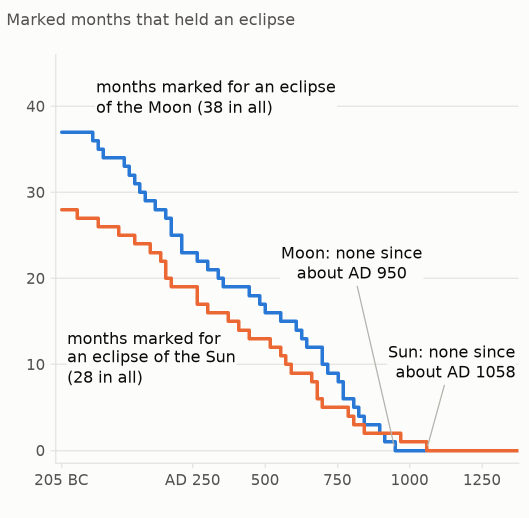
#> input picture yonder/antikythera/img/dial-kept-phone.png, 1058 x 1035 px, found by its file name (shown at 1/2 size); its folder holds 4 pictures in this run
$ python crops.py
#> lines starting #> are read from the running program, lines starting #| are printed output that depends on the picture
"""Enlarged crops of the places I want to look at closely (full-size pixels, then enlarged). Reads only."""
import os
from PIL import Image
src = '/home/agent3/site/build/img'
os.makedirs('crops', exist_ok=True)
def crop(n, box, tag, zoom=2):
#> called with n = 'dial-kept-phone', box = (640, 440, 1058, 960), tag = 'zeros', zoom = 2
    im = Image.open(f'{src}/{n}.png').convert('RGB').crop(box)
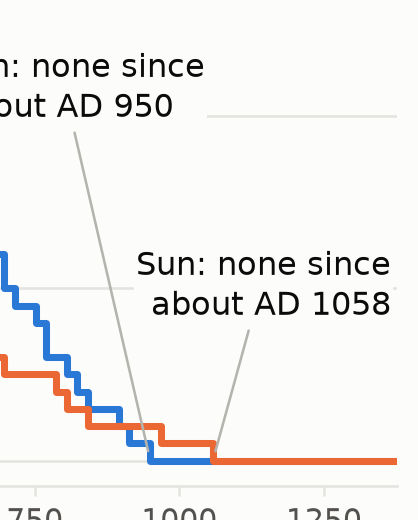
#> im: PIL image 418x520 RGB; mean R, G, B 241.6, 240.5, 239.8
    im = im.resize((im.width * zoom, im.height * zoom), Image.LANCZOS)
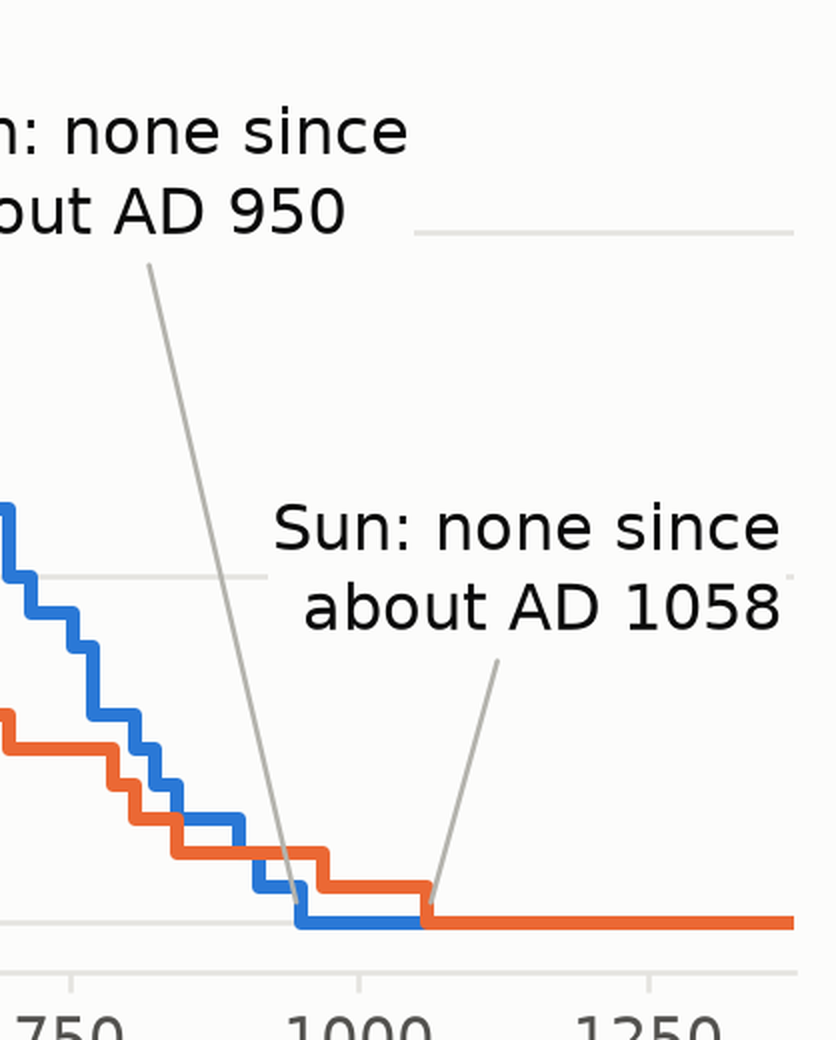
#> im: PIL image 836x1040 RGB; mean R, G, B 241.5, 240.4, 239.7
    im.save(f'crops/{n}-{tag}.png'); print(n, tag, im.size)
#| dial-kept-phone zeros (836, 1040)
crop('dial-kept-phone', (640, 440, 1058, 960), 'zeros', 2)
crop('dial-kept-phone', (0, 0, 720, 300), 'topleft', 2)
#> call 2 of crop, with n = 'dial-kept-phone', box = (0, 0, 720, 300), tag = 'topleft', zoom = 2
#> in crop (call 2), `im = Image.open(f'{src}/{n}.png').convert('RGB').crop(box)`:
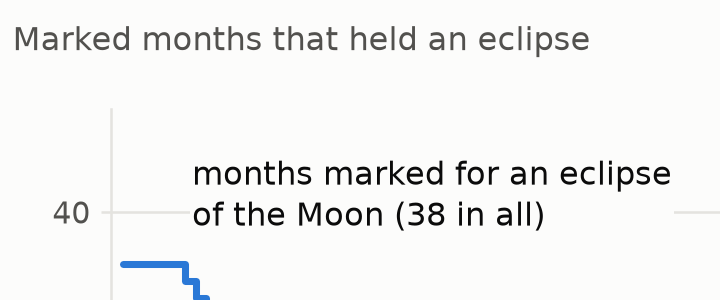
#> im: PIL image 720x300 RGB; mean R, G, B 241.8, 242.1, 241.4
#> in crop (call 2), `im = im.resize((im.width * zoom, im.height * zoom), Image.LANCZOS)`:
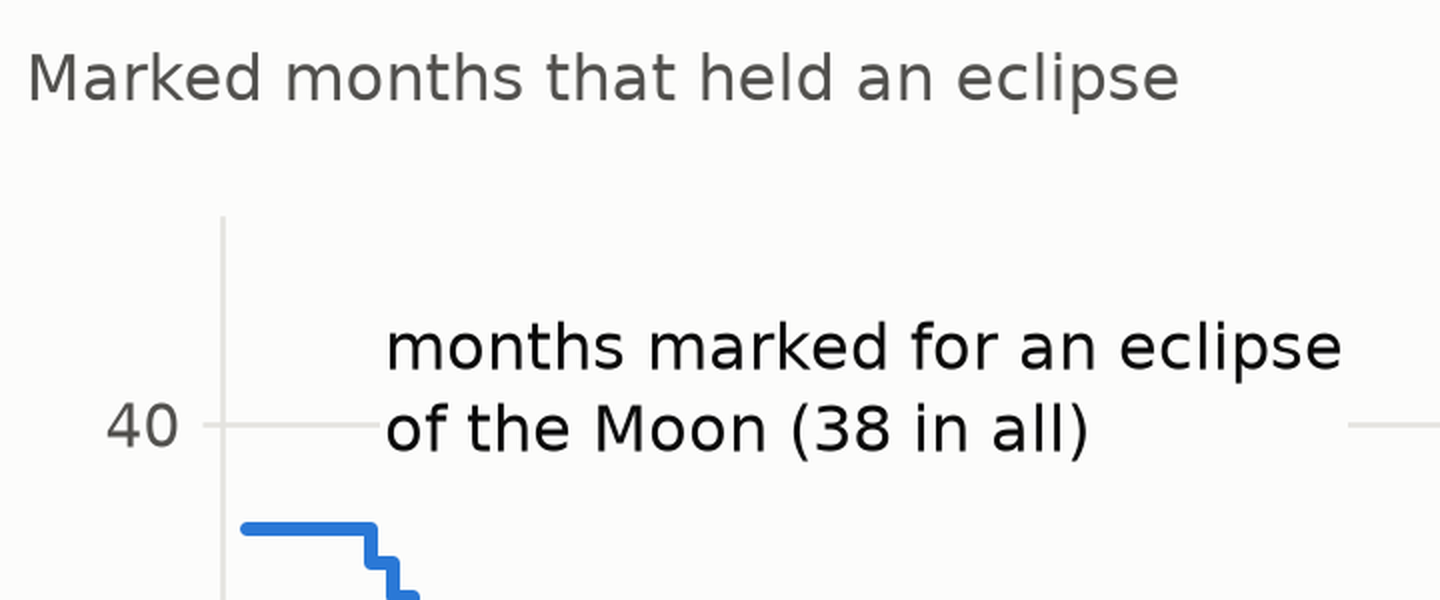
#> im: PIL image 1440x600 RGB; mean R, G, B 241.7, 241.9, 241.3
#| dial-kept-phone topleft (1440, 600)
crop('dial-kept-phone', (100, 620, 560, 800), 'sunlabel', 2)
#> call 3 of crop, with n = 'dial-kept-phone', box = (100, 620, 560, 800), tag = 'sunlabel', zoom = 2
#> in crop (call 3), `im = Image.open(f'{src}/{n}.png').convert('RGB').crop(box)`:
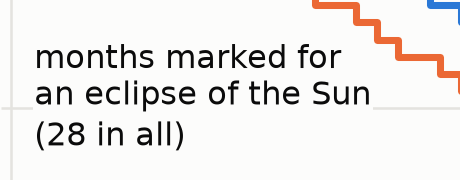
#> im: PIL image 460x180 RGB; mean R, G, B 235.7, 233.5, 231.9
#> in crop (call 3), `im = im.resize((im.width * zoom, im.height * zoom), Image.LANCZOS)`:
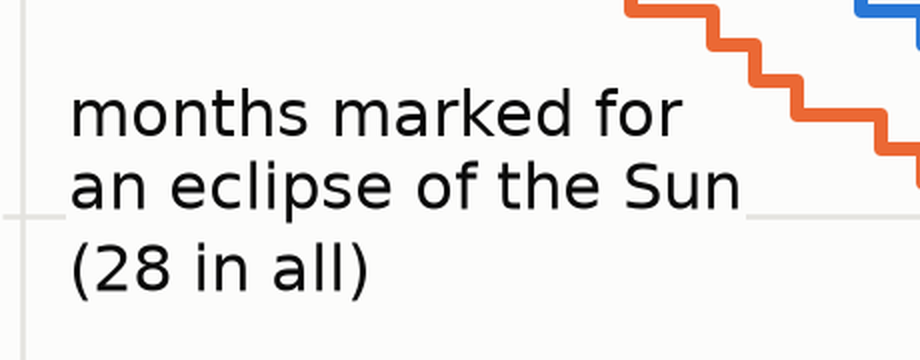
#> im: PIL image 920x360 RGB; mean R, G, B 235.5, 233.3, 231.7
#| dial-kept-phone sunlabel (920, 360)
crop('handshake-popsize-phone', (200, 120, 720, 460), 'left', 2)
#> (the run stopped early here; a loop or call above may not have finished)
